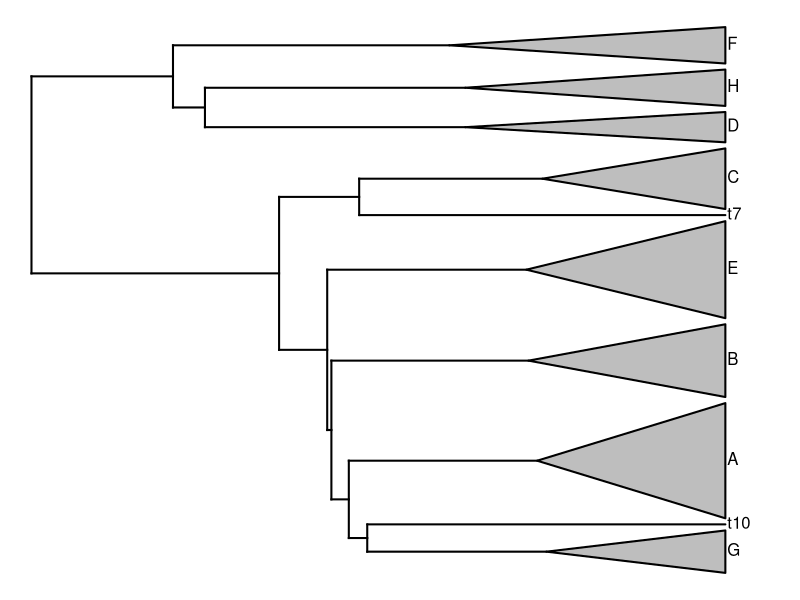

Write the R code that produced this figure.
library(phytools)


### Name: plot.backbonePhylo
### Title: Plots backbone tree with triangles as clades
### Aliases: plot.backbonePhylo
### Keywords: phylogenetics plotting

### ** Examples

## first create our backbone tree with
## random subtree diversities
tree<-phytools:::lambdaTree(pbtree(n=10),lambda=0.5)
## create a translation table
## leaving a couple of single-taxon clades for fun
tip.label<-sample(tree$tip.label,8)
clade.label<-LETTERS[1:8]
N<-ceiling(runif(n=8,min=1,max=20))
## set crown node depth to 1/2 the maximum depth
depth<-sapply(tip.label,function(x,y) 
	0.5*y$edge.length[which(tree$edge[,2]==
	which(y$tip.label==x))],y=tree)
trans<-data.frame(tip.label,clade.label,N,depth)
rownames(trans)<-NULL
rm(tip.label,clade.label,N,depth)
## here's what trans looks like
trans
## convert
obj<-phylo.toBackbone(tree,trans)
## plot
plot(obj)
